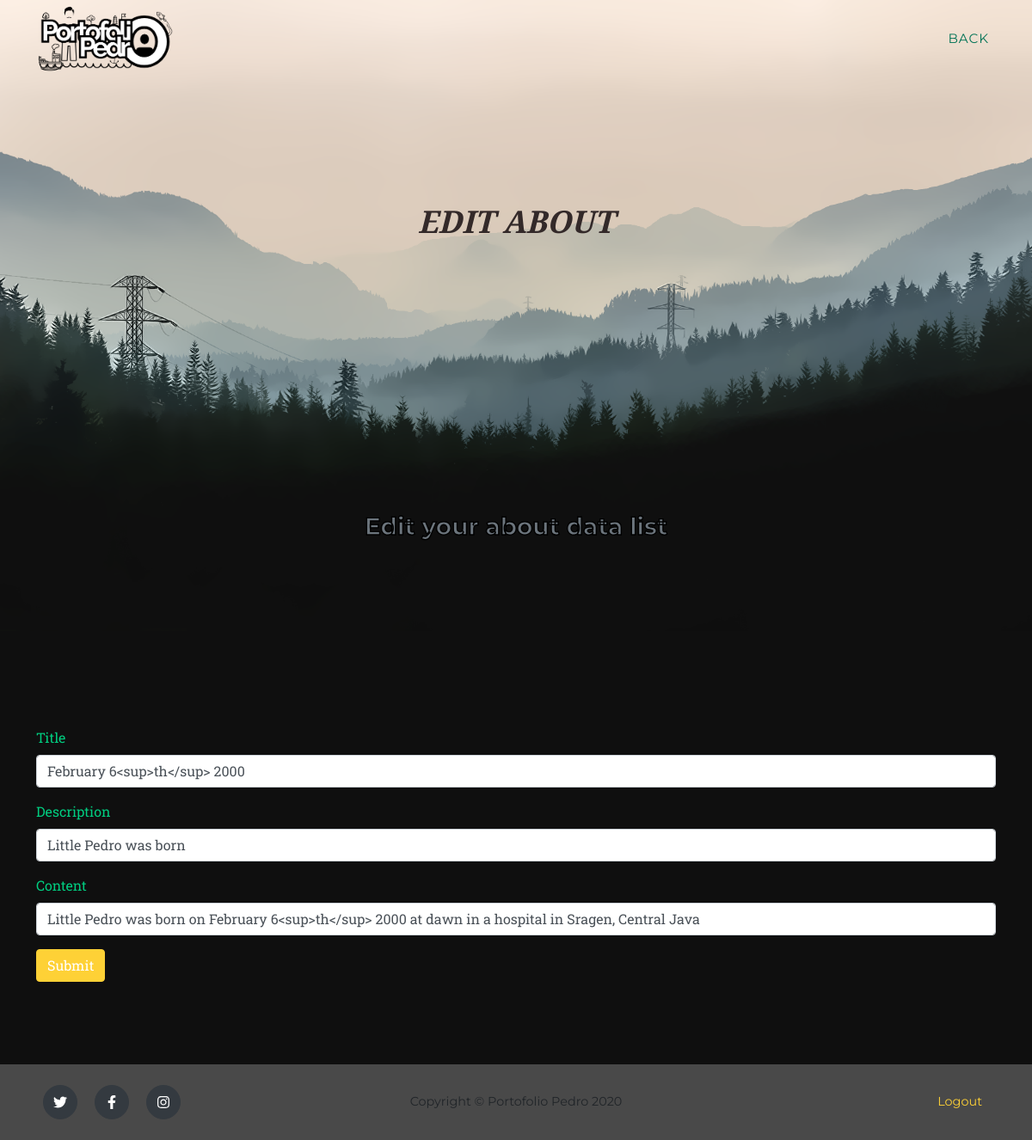
Page /editabout.php on the committed database.
### tables this page shows
CREATE TABLE `about` (
  `id` int(10) NOT NULL,
  `tgl` varchar(50) NOT NULL,
  `ket` varchar(200) NOT NULL,
  `isi` varchar(500) NOT NULL
);

### editabout.php (the view, shortened to what this page needs)
<!DOCTYPE html>
<html lang="en">
    <head>
        <link href="css/styles.css" rel="stylesheet" />
    </head>
    <body id="page-top">
<?php
    include_once 'koneksi.php';
    ?>
    <body id="page-top">
        <nav class="navbar navbar-expand-lg navbar-dark fixed-top" id="mainNav">
            <div class="container">
                <a class="navbar-brand js-scroll-trigger" href="index.php"><img src="assets/img/navbar-logo.png" alt="" /></a>
                <div class="collapse navbar-collapse" id="navbarResponsive">
                    <ul class="navbar-nav text-uppercase ml-auto">
                        <li class="nav-item"><a class="nav-link js-scroll-trigger" href="admabout.php">Back</a></li>
                    </ul>
                </div>
            </div>
        </nav>
<header class="masthead">
                <div class="text-center">
                    <h2 class="masthead-subheading text-uppercase">Edit About</h2>
                    <h3 class="section-subheading text-muted">Edit your about data list</h3>
        </header>
    <section class="page-section">
    <?php
    $id = $_GET['id'];
    $data = mysqli_query($conn,"SELECT * FROM about WHERE id='$id'");
    while($d = mysqli_fetch_array($data)){
        ?>
        <div class="container">
        <form id="myform" method="post" action="prosesabout.php">
                <div class="form-group">
                    <label>Title</label>
                     <input type="text" class="form-control" name="tgl" value="<?php echo $d['tgl']; ?>">
                 </div>
                 <div class="form-group">
                    <label>Description</label>
                     <input type="text" class="form-control" name="ket" value="<?php echo $d['ket']; ?>">
                 </div>
                <div class="form-group">
                    <label>Content</label>
                     <input type="text" class="form-control" name="isi" value="<?php echo $d['isi']; ?>">
                 </div>
                    <input type="submit" class="btn btn-primary">
        </form>
    </div>
        <?php
    }
    ?>
    </section>
<footer class="footer py-4">
            <div class="container">
                <div class="row align-items-center">
                    <div class="col-lg-4 text-lg-left">
                        <a class="btn btn-dark btn-social mx-2" href="#!"><i class="fab fa-twitter"></i></a>
                        <a class="btn btn-dark btn-social mx-2" href="https://www.facebook.com/fedroandika.putra"><i class="fab fa-facebook-f"></i></a>
                        <a class="btn btn-dark btn-social mx-2" href="https://www.instagram.com/rodr.x6/"><i class="fab fa-instagram"></i></a>
                    </div>
                    <div class="col-lg-4 my-3 my-lg-0">
                        Copyright © Portofolio Pedro 2020
                    </div>
                    <div class="col-lg-4 text-lg-right">
                        <a class="mr-3" href="index.php">Logout</a>
                    </div>
                </div>
            </div>
        </footer>
    </body>
</html>

### rows in the picture
about: tgl "February 6<sup>th</sup> 2000", ket "Little Pedro was born", isi "Little Pedro was born on February 6<sup>th</sup> 2000 at dawn in a hospital in Sragen, Central Java"
